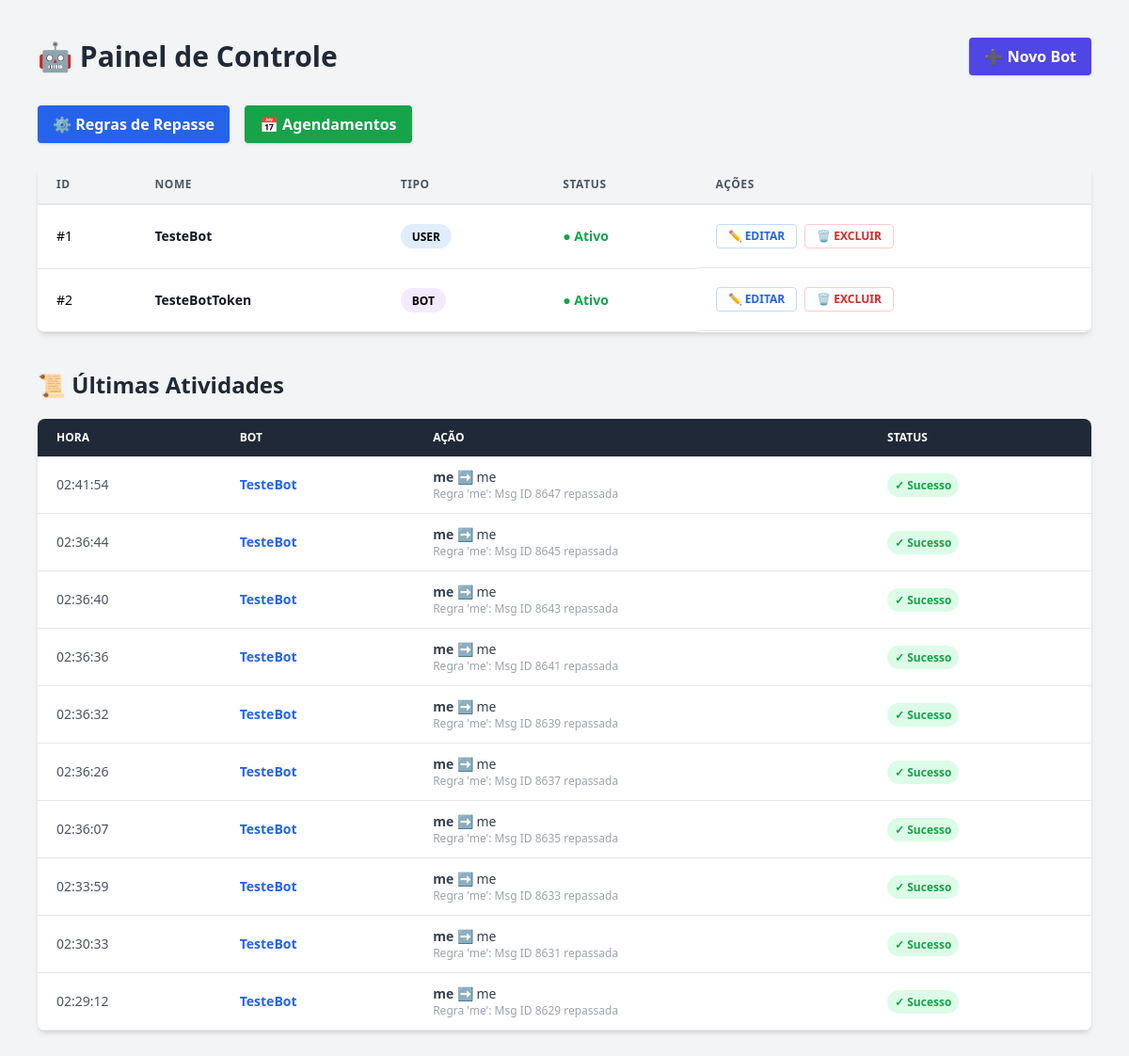
Before: / with the older database file.
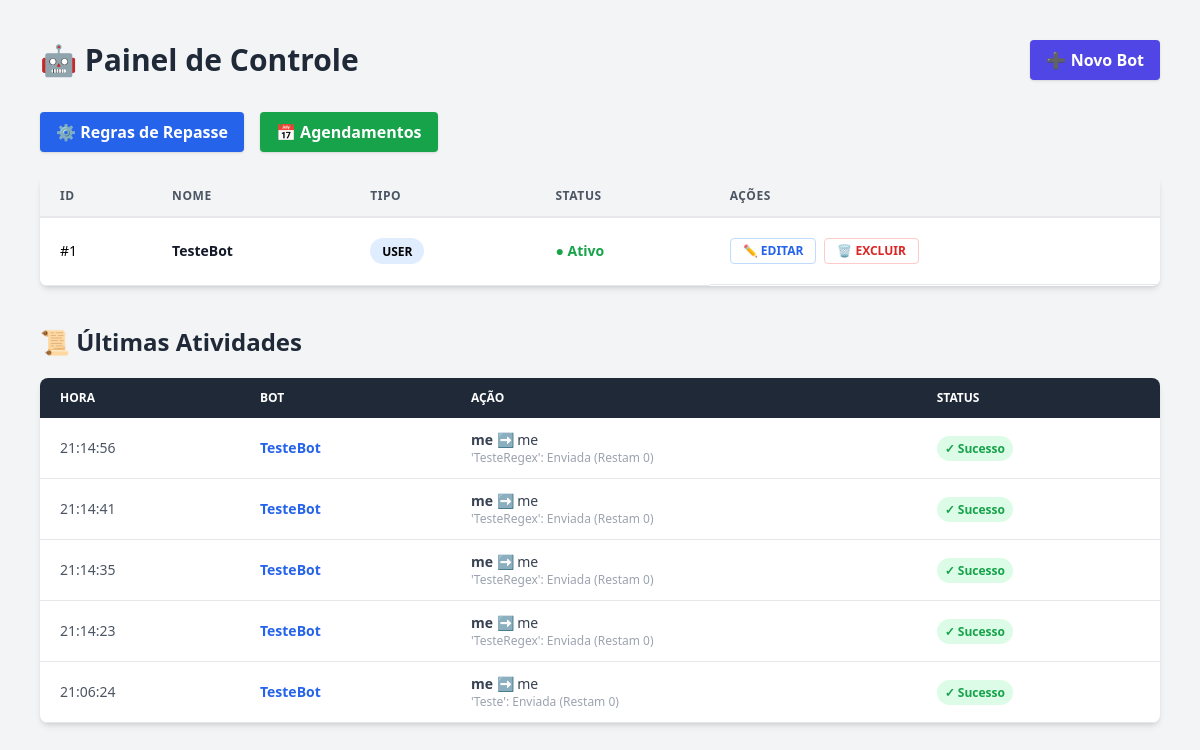
After: the same page with the newer database file.
### database.py (models this page shows)
class Bot(SQLModel, table=True):
    id: Optional[int] = Field(default=None, primary_key=True)
    nome: str
    api_id: str
    api_hash: str
    phone: Optional[str] = None
    bot_token: Optional[str] = None
    tipo: str = Field(default="user")
    session_string: Optional[str] = None
    ativo: bool = Field(default=True)
    regras: List["Regra"] = Relationship(back_populates="bot")
    agendamentos: List["Agendamento"] = Relationship(back_populates="bot")

class LogExecucao(SQLModel, table=True):
    id: Optional[int] = Field(default=None, primary_key=True)
    bot_id: int = Field(foreign_key="bot.id")
    bot_nome: str
    origem: str
    destino: str
    status: str
    mensagem: str
    data_hora: datetime = Field(default_factory=datetime.now)

### app.py (the view)
@app.get("/", response_class=HTMLResponse)
async def dashboard(request: Request, session: Session = Depends(get_session)):
    bots = session.exec(select(Bot)).all()
    logs = session.exec(select(LogExecucao).order_by(LogExecucao.data_hora.desc()).limit(10)).all()
    return templates.TemplateResponse("index.html", {"request": request, "bots": bots, "logs": logs})

### templates/index.html (shortened to what this page needs)
<!DOCTYPE html>
<html lang="pt-br">
<head>
    <script src="https://cdn.tailwindcss.com"></script>
</head>
<body class="bg-gray-100 p-10">
    <div class="max-w-6xl mx-auto">
        <div class="flex justify-between items-center mb-8">
            <h1 class="text-3xl font-bold text-gray-800">🤖 Painel de Controle</h1>
            <div class="flex gap-4">
                <a href="/bots/adicionar" class="bg-indigo-600 hover:bg-indigo-700 text-white font-bold py-2 px-4 rounded shadow flex items-center gap-2">
                    ➕ Novo Bot
                </a>
            </div>
        </div>
        <div class="mb-6 flex gap-4">
            <a href="/regras" class="bg-blue-600 hover:bg-blue-700 text-white font-bold py-2 px-4 rounded shadow">
                ⚙️ Regras de Repasse
            </a>
            <a href="/agendamentos" class="bg-green-600 hover:bg-green-700 text-white font-bold py-2 px-4 rounded shadow">
                📅 Agendamentos
            </a>
        </div>
        <div class="bg-white shadow-md rounded-lg overflow-hidden mb-10">
            <table class="min-w-full leading-normal">
                <thead>
                    <tr>
                        <th class="px-5 py-3 border-b-2 border-gray-200 bg-gray-100 text-left text-xs font-semibold text-gray-600 uppercase tracking-wider">ID</th>
                        <th class="px-5 py-3 border-b-2 border-gray-200 bg-gray-100 text-left text-xs font-semibold text-gray-600 uppercase tracking-wider">Nome</th>
                        <th class="px-5 py-3 border-b-2 border-gray-200 bg-gray-100 text-left text-xs font-semibold text-gray-600 uppercase tracking-wider">Tipo</th>
                        <th class="px-5 py-3 border-b-2 border-gray-200 bg-gray-100 text-left text-xs font-semibold text-gray-600 uppercase tracking-wider">Status</th>
                        <th class="px-5 py-3 border-b-2 border-gray-200 bg-gray-100 text-left text-xs font-semibold text-gray-600 uppercase tracking-wider">Ações</th>
                    </tr>
                </thead>
                <tbody>
                    {% for bot in bots %}
                    <tr>
                        <td class="px-5 py-5 border-b border-gray-200 bg-white text-sm">#{{ bot.id }}</td>
                        <td class="px-5 py-5 border-b border-gray-200 bg-white text-sm font-bold text-gray-900">{{ bot.nome }}</td>
                        <td class="px-5 py-5 border-b border-gray-200 bg-white text-sm">
                            <span class="relative inline-block px-3 py-1 font-semibold leading-tight">
                                <span aria-hidden class="absolute inset-0 opacity-50 rounded-full {% if bot.tipo == 'user' %}bg-blue-200{% else %}bg-purple-200{% endif %}"></span>
                                <span class="relative text-xs">{{ bot.tipo|upper }}</span>
                            </span>
                        </td>
                        <td class="px-5 py-5 border-b border-gray-200 bg-white text-sm">
                            {% if bot.ativo %}
                                <span class="text-green-600 font-bold">● Ativo</span>
                            {% else %}
                                <span class="text-red-500">● Parado</span>
                            {% endif %}
                        </td>
                        <td class="px-5 py-5 border-b border-gray-200 bg-white text-sm flex gap-2">
                            <a href="/bots/editar/{{ bot.id }}"
                               class="text-blue-600 hover:text-blue-900 font-bold text-xs uppercase border border-blue-200 px-3 py-1 rounded hover:bg-blue-50">
                                ✏️ Editar
                            </a>
                            <a href="/bots/deletar/{{ bot.id }}" onclick="return confirm('Tem certeza?')"
                               class="text-red-600 hover:text-red-900 font-bold text-xs uppercase border border-red-200 px-3 py-1 rounded hover:bg-red-50">
                                🗑️ Excluir
                            </a>
                        </td>
                    </tr>
                    {% endfor %}
                </tbody>
            </table>
        </div>
        <h2 class="text-2xl font-bold text-gray-800 mb-5">📜 Últimas Atividades</h2>
        <div class="bg-white shadow-md rounded-lg overflow-hidden mb-10">
            <table class="min-w-full leading-normal">
                <thead>
                    <tr>
                        <th class="px-5 py-3 bg-gray-800 text-white text-left text-xs uppercase">Hora</th>
                        <th class="px-5 py-3 bg-gray-800 text-white text-left text-xs uppercase">Bot</th>
                        <th class="px-5 py-3 bg-gray-800 text-white text-left text-xs uppercase">Ação</th>
                        <th class="px-5 py-3 bg-gray-800 text-white text-left text-xs uppercase">Status</th>
                    </tr>
                </thead>
                <tbody id="tabela-logs"
                       hx-get="/htmx/logs"
                       hx-trigger="every 2s"
                       hx-swap="innerHTML">
                    {% include "fragmento_logs.html" %}
                </tbody>
            </table>
        </div>
    </div>
</body>
</html>

### templates/fragmento_logs.html (shortened to what this page needs)
{% for log in logs %}
<tr class="border-b border-gray-200 hover:bg-gray-50 transition duration-300 ease-in-out">
    <td class="px-5 py-3 text-sm text-gray-600">
        {{ log.data_hora.strftime('%H:%M:%S') }}
    </td>
    <td class="px-5 py-3 text-sm font-bold text-blue-600">
        {{ log.bot_nome }}
    </td>
    <td class="px-5 py-3 text-sm text-gray-700">
        <span class="font-semibold">{{ log.origem }}</span> ➡ {{ log.destino }}
        <div class="text-xs text-gray-400">{{ log.mensagem }}</div>
    </td>
    <td class="px-5 py-3 text-sm">
        {% if log.status == 'Sucesso' %}
            <span class="text-green-600 font-bold bg-green-100 px-2 py-1 rounded-full text-xs">✓ Sucesso</span>
        {% else %}
            <span class="text-red-600 font-bold bg-red-100 px-2 py-1 rounded-full text-xs">⚠ Erro</span>
        {% endif %}
    </td>
</tr>
{% endfor %}

Changed rows visible on the page:
removed Bot: id "2", nome "TesteBotToken", tipo "BOT", ativo "● Ativo"
removed LogExecucao: data_hora "02:41:54", bot_nome "TesteBot", origem "me", destino "me", mensagem "Regra 'me': Msg ID 8647 repassada", status "✓ Sucesso"
removed LogExecucao: data_hora "02:36:44", bot_nome "TesteBot", origem "me", destino "me", mensagem "Regra 'me': Msg ID 8645 repassada", status "✓ Sucesso"
removed LogExecucao: data_hora "02:36:40", bot_nome "TesteBot", origem "me", destino "me", mensagem "Regra 'me': Msg ID 8643 repassada", status "✓ Sucesso"
removed LogExecucao: data_hora "02:36:36", bot_nome "TesteBot", origem "me", destino "me", mensagem "Regra 'me': Msg ID 8641 repassada", status "✓ Sucesso"
removed LogExecucao: data_hora "02:36:32", bot_nome "TesteBot", origem "me", destino "me", mensagem "Regra 'me': Msg ID 8639 repassada", status "✓ Sucesso"
removed LogExecucao: data_hora "02:36:26", bot_nome "TesteBot", origem "me", destino "me", mensagem "Regra 'me': Msg ID 8637 repassada", status "✓ Sucesso"
removed LogExecucao: data_hora "02:36:07", bot_nome "TesteBot", origem "me", destino "me", mensagem "Regra 'me': Msg ID 8635 repassada", status "✓ Sucesso"
removed LogExecucao: data_hora "02:33:59", bot_nome "TesteBot", origem "me", destino "me", mensagem "Regra 'me': Msg ID 8633 repassada", status "✓ Sucesso"
removed LogExecucao: data_hora "02:30:33", bot_nome "TesteBot", origem "me", destino "me", mensagem "Regra 'me': Msg ID 8631 repassada", status "✓ Sucesso"
removed LogExecucao: data_hora "02:29:12", bot_nome "TesteBot", origem "me", destino "me", mensagem "Regra 'me': Msg ID 8629 repassada", status "✓ Sucesso"
now on this page (row edited): LogExecucao: data_hora "21:14:56", bot_nome "TesteBot", origem "me", destino "me", mensagem "'TesteRegex': Enviada (Restam 0)", status "✓ Sucesso"
now on this page (row edited): LogExecucao: data_hora "21:14:41", bot_nome "TesteBot", origem "me", destino "me", mensagem "'TesteRegex': Enviada (Restam 0)", status "✓ Sucesso"
now on this page (row edited): LogExecucao: data_hora "21:14:35", bot_nome "TesteBot", origem "me", destino "me", mensagem "'TesteRegex': Enviada (Restam 0)", status "✓ Sucesso"
now on this page (row edited): LogExecucao: data_hora "21:14:23", bot_nome "TesteBot", origem "me", destino "me", mensagem "'TesteRegex': Enviada (Restam 0)", status "✓ Sucesso"
now on this page (row edited): LogExecucao: data_hora "21:06:24", bot_nome "TesteBot", origem "me", destino "me", mensagem "'Teste': Enviada (Restam 0)", status "✓ Sucesso"
